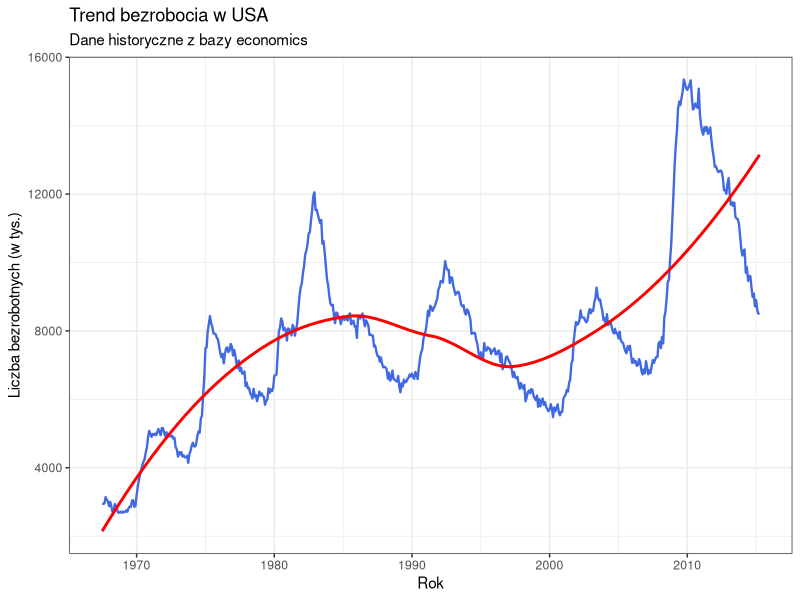
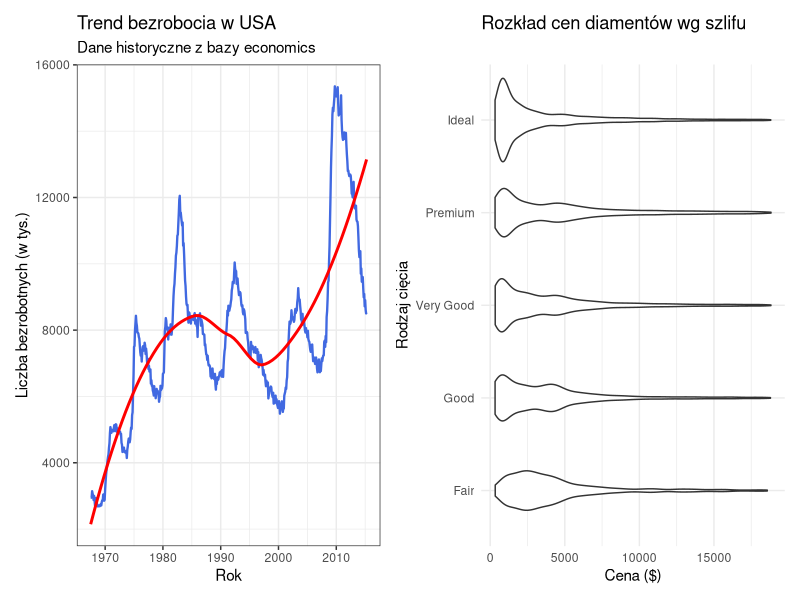
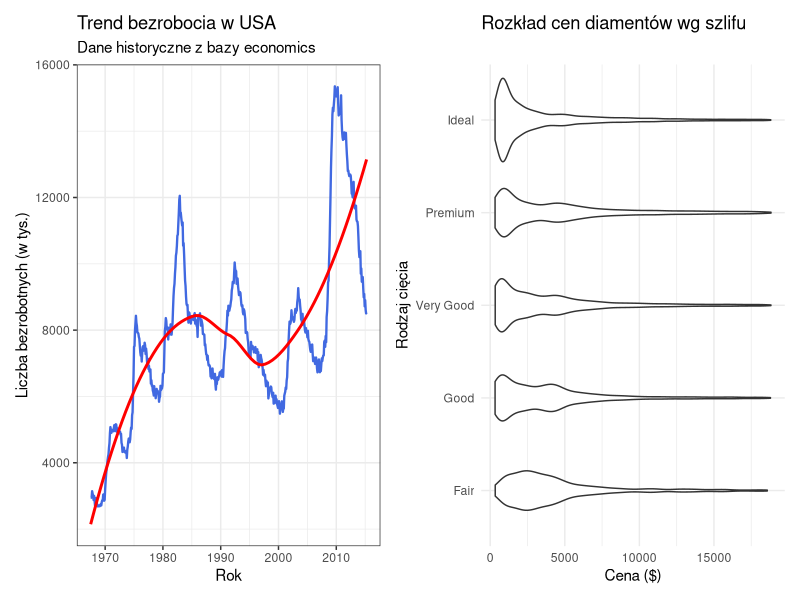
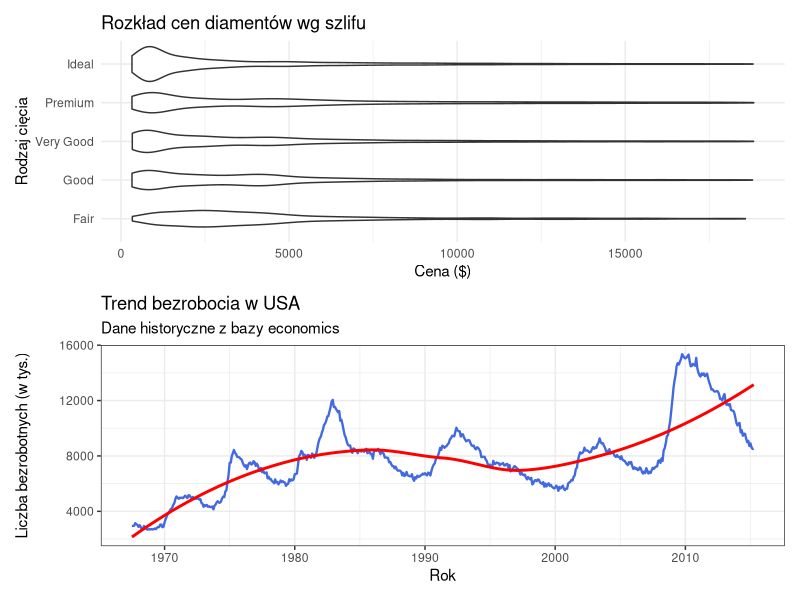
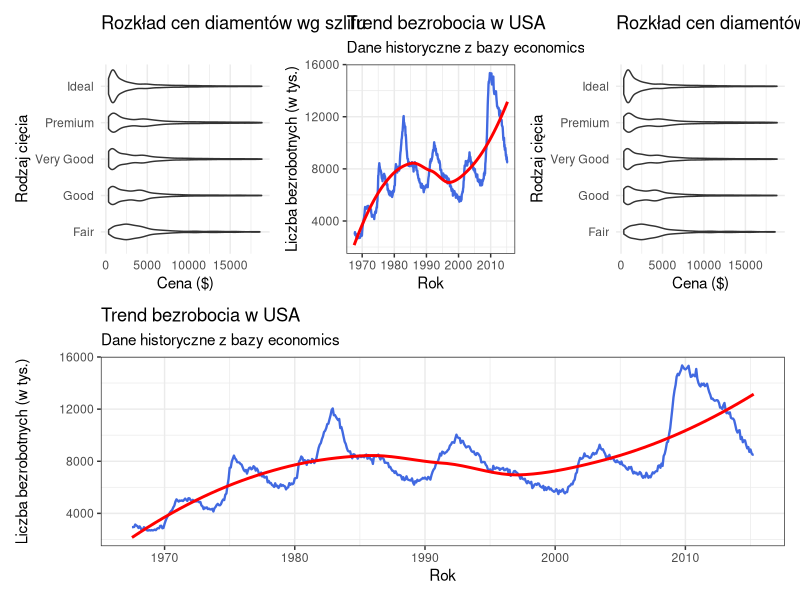
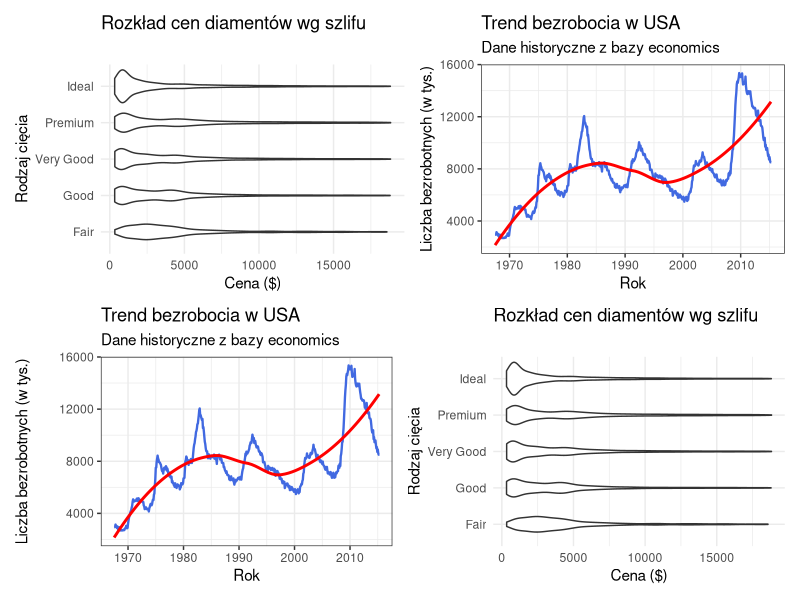
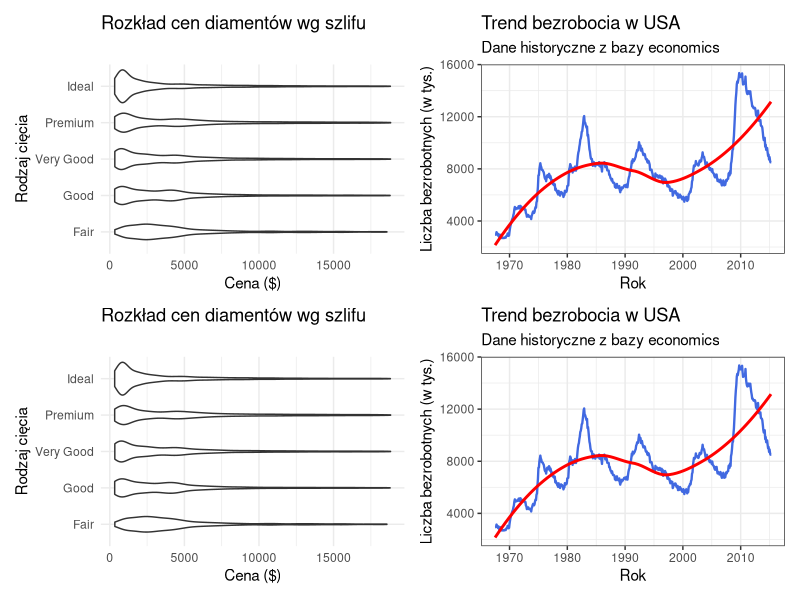
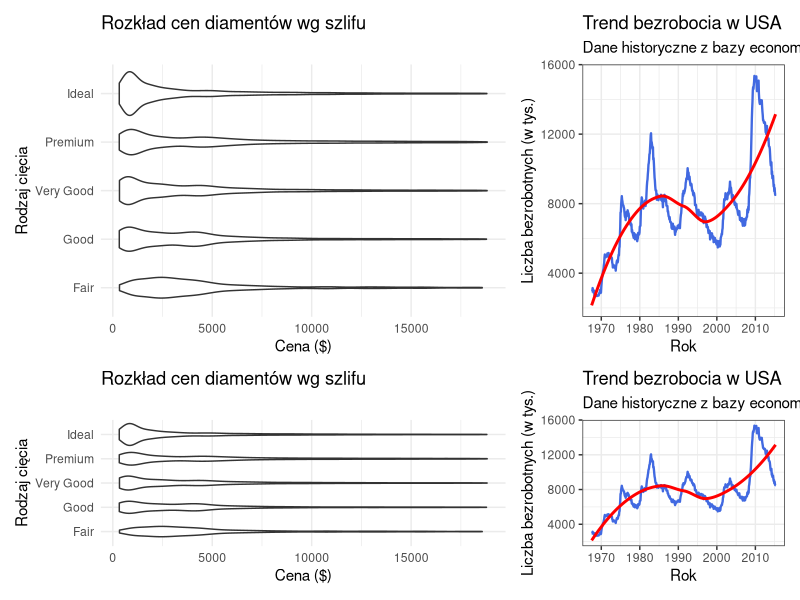

Source code (R) for these figures, in order:
#=======================================================#
#              WSTĘP DO EKSPLORACJI DANYCH              # 
#                     LABORATORIUM 7                    #
#=======================================================#

library(dplyr)
library(ggplot2)
library(patchwork)
library(ggpubr)
library(ggrepel)


# 0. Zadania rozgrzewkowe -------------------------------------------------

## Zadanie 0.1 ------------------------------------------------------------
# Wykorzystując dane diamonds z pakietu ggplot2 sprawdź, jak rozkładają się 
# ceny diamentów w zależności od ich cięcia (cut).

p1 <- ggplot(diamonds, aes(x = price)) +
  geom_histogram(bins = 50, color = "white") +
  facet_wrap(~cut) + 
  labs(title = "Rozkład cen diamentów wg szlifu",
       x = "Cena ($)", y = "Liczba diamentów") +
  theme_minimal() +
  theme(legend.position = "none")

p1 <- ggplot(diamonds, aes(x = price, y =cut)) +
  geom_boxplot() + 
  labs(title = "Rozkład cen diamentów wg szlifu",
       x = "Cena ($)", y = "Rodzaj cięcia") +
  theme_minimal() +
  theme(legend.position = "none")

p1 <- ggplot(diamonds, aes(x = price, y =cut)) +
  geom_violin() + 
  labs(title = "Rozkład cen diamentów wg szlifu",
       x = "Cena ($)", y = "Rodzaj cięcia") +
  theme_minimal() +
  theme(legend.position = "none")


## Zadanie 0.2 ------------------------------------------------------------
# Wykorzystując zbiór danych economics z pakietu ggplot2 sprawdź jak 
# zmieniała się liczba bezrobotnych w USA na przestrzeni lat.
# Na osi X umieść datę (date), a na osi Y liczbę bezrobotnych (unemploy).
# Dodaj linię trendu (geom_smooth()).


p2 <- ggplot(economics, aes(x = date, y = unemploy)) +
  geom_line(color = "royalblue", linewidth = 0.8) +
  geom_smooth(color = "red",
              se = FALSE,
              size = 1) +
  labs(
    title = "Trend bezrobocia w USA",
    subtitle = "Dane historyczne z bazy economics",
    x = "Rok",
    y = "Liczba bezrobotnych (w tys.)"
  ) +
  theme_bw()

p2



# 1. patchwork ------------------------------------------------------------

# Patchwork pozwala traktować wykresy jak liczby, używamy prostych symboli:
#  + lub |: umieszcza wykresy obok siebie (poziomo)
#  /: umieszcza wykresy jeden pod drugim (pionowo)
# (): pozwala na grupowanie wykresów w celu tworzenia złożonych podukładów 

p2 + p1
p2 | p1
p1 / p2

(p1 | p2 | p1) / p2
(p1 + p2)/(p2 +p1)

# Funkcja plot_layout() daje pełną kontrolę nad strukturą kompozycji
# ncol / nrow: określa liczbę kolumn i wierszy
# widths / heights: określa proporcję wielkości poszczególnych paneli 
# guides = 'collect': zbiera legendy ze wszystkich wykresów i umieszcza jedną wspólną 

# określenie liczby wierszy i kolumn
p1 + p2 + p1 + p2 + plot_layout(ncol = 2, nrow = 2)

# pierwszy wiersz jest dwa razy wyższy niż drugi
p1 + p2 + p1 + p2 + plot_layout(ncol = 2, nrow = 2,
                                widths = c(2, 1),
                                heights = c(2, 1))



# Funkcja plot_annotation() pozwala na dodanie jednego tytułu do wykresów
# tytuł, podtytuł i podpis: dodawanie metadanych dla całego zestawu wykresów.
# tagowanie: automatyczne dodawanie etykiet identyfikujących (np. A, B, C lub I, II, III) 
# do poszczególnych paneli za pomocą parametru tag_levels.


p1 + p2 + p2 + p1 + plot_layout(ncol = 2, nrow = 2) + plot_annotation(
  title = "Wykresy razem",
  subtitle = "2 x 2",
  caption = Sys.Date(),
  theme = theme(plot.title = element_text(size = 16)),
  tag_levels = 'A' # może być też 'a'
)

p1 + p2 + p2 + p1 + plot_layout(ncol = 2, nrow = 2) + plot_annotation(
  title = "Wykresy razem",
  subtitle = "2 x 2",
  caption = Sys.Date(),
  theme = theme(plot.title = element_text(size = 16, color = "navy")),
  tag_levels = 'I' # może być też 'i'
) 


# Patchwork pozwala na wstawianie do układu elementów, które nie są wykresami:
# plot_spacer(): wstawia pustą przestrzeń w miejsce, gdzie normalnie byłby wykres
# tabele i tekst: można wkomponować tabele lub bloki tekstu w strukturę raportu graficznego
# (dzięki integracji z innymi pakietami, np. ggpubr
# Operator & (np. p1 + p2 & theme_bw()) pozwala zmienić wygląd wszystkich składowych wykresów

# pusta przestrzeń
p1 + p2 + plot_spacer() + p1


# tabela ze zliczeniem diamentów względem rodzaju cięcia
tmp <- as.data.frame(table(diamonds$cut))
names(tmp) <- c("Rodzaj cięcia", "Liczba diamentów")

# obiekt tabeli (pakiet ggpubr)
tab <- ggtexttable(tmp, theme = ttheme("light"), rows = NULL) %>%
  tab_add_footnote(text = "*Tabela utworzona w pakiecie ggpubr", size = 10)

# łączenie w jeden obiekt 
p1 + tab

# zmiana stylu wszystkich wykresów

p1 + p2 + p2 + p1 + plot_layout(ncol = 2, nrow = 2) + plot_annotation(
  title = "Wykresy razem",
  subtitle = "2 x 2",
  caption = Sys.Date(),
  theme = theme(plot.title = element_text(size = 16, color = "navy")),
  tag_levels = 'I'
) & theme_dark()


## Zadanie 1.1 -------------------------------------------------------------
# Stwórz wykres gęstości brzegowych dla zbioru danych iris składający się z:
# a) wykresu punktowego (Sepal.Length ~ Sepal.Width)
# b) rozkład zmiennej Sepal.Length względem gatunku
# c) rozkład zmiennej Sepal.Width względem gatunku

# 1. Wykres główny (punktowy)
main_plot <- ggplot(iris, aes(Sepal.Length, Sepal.Width, color = Species)) +
  geom_point() +
  theme_minimal() +
  theme(legend.position = "bottom")

# 2. Wykres górny (gęstość na osi X)
upper_density <- ggplot(iris, aes(Sepal.Length, fill = Species)) +
  geom_density(alpha = 0.5) +
  theme_void() + # Usuwamy osie i tło
  theme(legend.position = "none")

# 3. Wykres boczny (gęstość na osi Y)
right_density <- ggplot(iris, aes(Sepal.Width, fill = Species)) +
  geom_density(alpha = 0.5) +
  coord_flip() + # Obracamy wykres
  theme_void() +
  theme(legend.position = "none")

(upper_density + plot_spacer() + 
    main_plot + right_density) + 
  plot_layout(
    ncol = 2, 
    nrow = 2, 
    widths = c(4, 1), 
    heights = c(1, 4)
  )

# Składanie wykresu z usunięciem marginesów
final_plot <- (upper_density + plot_spacer() + 
                 main_plot + right_density) + 
  plot_layout(ncol = 2, nrow = 2, 
              widths = c(4, 1), 
              heights = c(1, 4)) & 
  theme(plot.margin = margin(1, 1, 1, 1, "pt")) # Minimalny odstęp 1 punktu, tu pozwala na mniejsze odstępy

final_plot

# inset_element()
# pozwala umieścić mały wykres "wewnątrz" dużego, podając współrzędne od 0 do 1

main_plot + inset_element(upper_density, left = 0, bottom = 0.8, right = 1, top = 1)


# 2. ggrepel --------------------------------------------------------------

# geom_text_repel vs geom_label_repel
# Działają identycznie jak ich odpowiedniki w ggplot2, ale automatycznie 
# odpychają etykiety od siebie i od punktów danych.
#
# geom_text_repel(): wstawia sam tekst
# 
# geom_label_repel(): wstawia tekst w ramce
# 
# Kluczowe parametry
# - „siła odpychania”
# box.padding: określa, ile wolnego miejsca ma być wokół każdej etykiety
# point.padding: ustala dystans między etykietą a samym punktem
# force: siła odpychania

top_diamonds <- subset(diamonds, price > 18500 & carat > 2.5)

ggplot(top_diamonds, aes(x = carat, y = price, label = clarity)) +
  geom_point(color = "royalblue") +
  geom_text_repel(
    force = 20,              # Silne odpychanie
    box.padding = 0.5,       # Miejsce wokół etykiety
    point.padding = 0.3,     # Dystans od punktu
    color = "darkred"
  ) +
  labs(title = "Siła odpychania w geom_text_repel") +
  theme_minimal()


# Linie łączące
# min.segment.length: np. 0.5, linie pojawią się tylko wtedy, gdy etykieta jest oddalona o więcej niż 0.5 mm
# segment.color, segment.size, segment.alpha: pozwalają zmienić kolor, grubość i przezroczystość linii pomocniczych
# arrow: można dodać strzałkę na końcu linii 

ggplot(top_diamonds, aes(x = carat, y = price, label = cut)) +
  geom_point(color = "darkgreen") +
  geom_label_repel(
    min.segment.length = 0.1,    # Linie pojawią się prawie zawsze
    segment.color = "grey50",    # Kolor linii
    segment.size = 0.8,          # Grubość linii
    segment.alpha = 0.6,         # Przezroczystość
    arrow = arrow(length = unit(0.02, "npc")), # Dodanie strzałki
    fill = "white"
  ) +
  labs(title = "Etykiety w ramkach ze strzałkami") +
  theme_light()




# Ograniczanie ruchu
# direction: można wymusić ruch etykiet tylko w jednym kierunku: "x", "y" lub "both" (domyślnie).
# nudge_x / nudge_y: pozwala ręcznie przesunąć etykiety o konkretną wartość przed uruchomieniem algorytmu odpychania

ggplot(top_diamonds, aes(x = carat, y = price, label = color)) +
  geom_point(color = "orange") +
  geom_text_repel(
    direction = "y",         # Ruch tylko w pionie
    nudge_x = 0.2,           # Przesunięcie startowe w prawo
    angle = 90,              # Obrócenie tekstu o 90 stopni
    vjust = 0.5,
    segment.curvature = -0.1 # Lekkie zakrzywienie linii
  ) +
  labs(title = "Ruch ograniczony do osi Y z przesunięciem (nudge)") +
  theme_classic()



## Zadanie 2.1 ------------------------------------------------------------
# Przygotuj wykres zależności ceny od liczby karatów (ramka danych diamonds).
# Podpisz tylko diamenty o masie powyżej 3 karatów (zmienną cut).


# ogarniczenie danych do podpisu w funkcji geom_text_repel
ggplot(diamonds[diamonds$carat >2, ], aes(x = carat, y = price, label = cut)) + 
  geom_point() +
  geom_text_repel(
    data = subset(diamonds, carat > 3),
    max.overlaps = Inf
  )

# ogarniczenie danych do podpisu w funkcji mutate
diamonds %>%
  mutate(cut2 = ifelse(carat > 3, cut, NA)) %>%
  ggplot(aes(x = carat, y = price, label = cut2)) + 
  geom_point() +
  geom_text_repel(
    max.overlaps = Inf
  )
